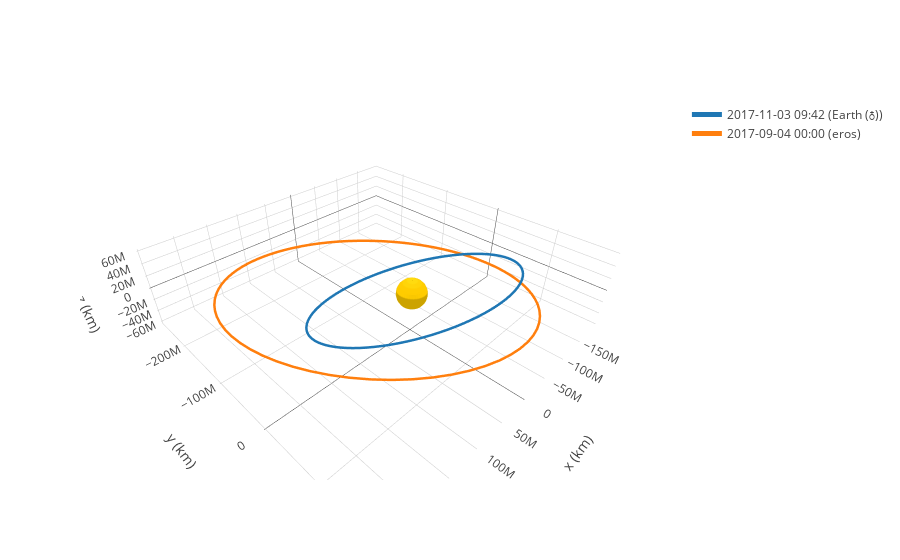

This figure's notebook cell:
### Code cell
frame = OrbitPlotter3D()

frame.plot(Orbit.from_body_ephem(Earth), label=Earth)
frame.plot(eros, label='eros')

frame.show()
